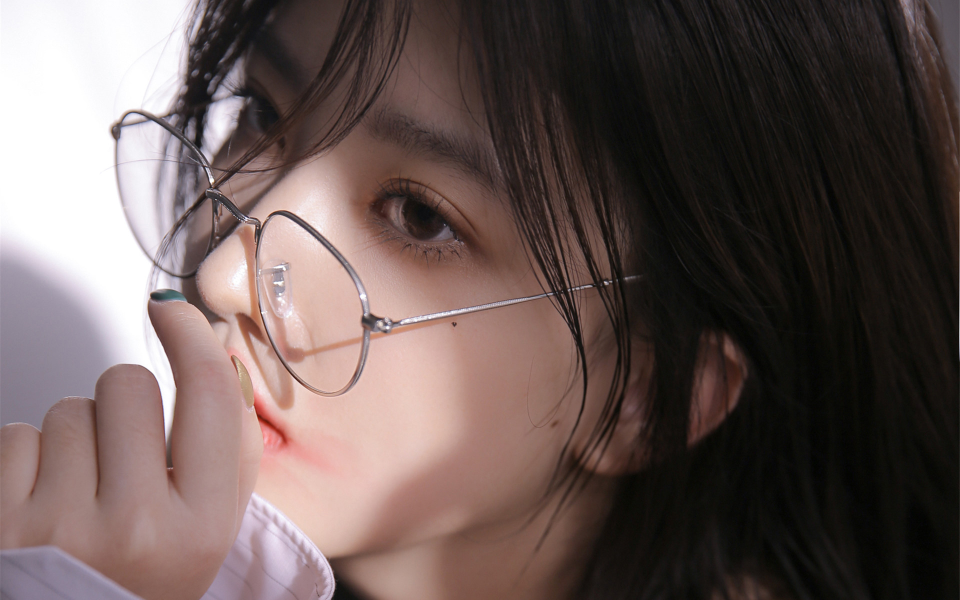
#> input picture img/img.jpg, 1920 x 1200 px (shown at 1/2 size)
$ python -i seg.py   (imports and definitions only)   (older library calls are emulated)
#> lines starting #> are read from the running program, lines starting #| are printed output that depends on the picture
import cv2
import numpy as np
import matplotlib.pyplot as plt
# Step1. 构造VideoCapture对象
# [107 lines left out: functions white_balance, show, show3, not called in this run]


def draw_rec(frame,contours):
    res = frame
    for c in contours:
        if cv2.contourArea(c) > 500:
            x,y,w,h = cv2.boundingRect(c)
            cv2.rectangle(res, (x, y), (x + w, y + h), (0, 0, 255), 1)
    return res
def capture(path,key = 0):
#> called with path = 'img/img.jpg', key = 0
    name = path.split('/')[-1].split('.')[0]
    cap = cv2.VideoCapture(path)
    knn = cv2.createBackgroundSubtractorKNN(detectShadows=True)
    ker = cv2.getStructuringElement(cv2.MORPH_OPEN,(3,3))
    frame_list = []
    th_area = 500
    frame_cnt = 1
    while True :
        ret, frame = cap.read() # 读取视频
#> frame is the input picture: shape (1200, 1920, 3); mean B, G, R 85.5, 88.3, 103.9
        if frame is None:
            break
        frame =cv2.resize(frame,(480,360))      #方便显示
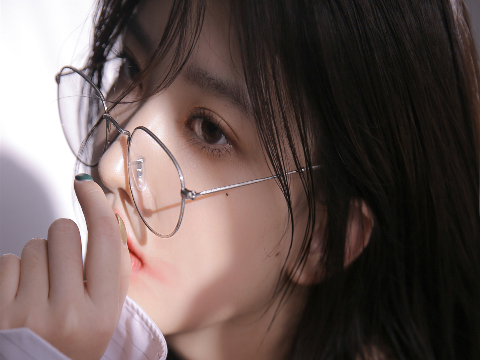
#> frame: shape (360, 480, 3); mean B, G, R 85.4, 88.3, 103.8
        res = cv2.GaussianBlur(frame,(3,3),3)   #高斯滤波预处理
        fgmask = knn.apply(res) # 背景分割
#> fgmask: shape (360, 480); every value is 255
        th = cv2.threshold(fgmask.copy(),244,255,cv2.THRESH_BINARY)[1] #去除阴影
        th = cv2.morphologyEx(th,cv2.MORPH_OPEN,ker) # 开运算预处理
        image,contours,hcy = cv2.findContours(th,cv2.RETR_EXTERNAL,cv2.CHAIN_APPROX_SIMPLE)
#> contours = [[[0, 0], [0, 359], [479, 359], [479, 0]]]; hcy = [[-1, -1, -1, -1]]
        # 获取轮廓
        area_sum = 0
        for i in range(0,len(contours)):
            #print(cv2.contourArea(contours[i]))
            if cv2.contourArea(contours[i]) > 600:
                c = [contours[i]]
                cv2.drawContours(th,c,-1,(255,255,255),cv2.FILLED)
            area_sum += cv2.contourArea(contours[i])
            if 0.01 < area_sum / (480 * 360) < 0.6:
                frame_list.append((th, frame_cnt, cv2.contourArea(contours[i])))
#> this loop made 1 pass
#> (c, area_sum) on pass 1: ([[[0, 0], [0, 359], [479, 359], [479, 0]]], 171961)
#> after the loop, area_sum = 171961; frame_list = []


        frame_rec = draw_rec(res,contours)
#> the loop in draw_rec, `for c in contours:` made 1 pass
#> (c, x, y, w, h) on pass 1: ([[0, 0], [0, 359], [479, 359], [479, 0]], 0, 0, 480, 360)
#> after the loop in draw_rec, `for c in contours:`:
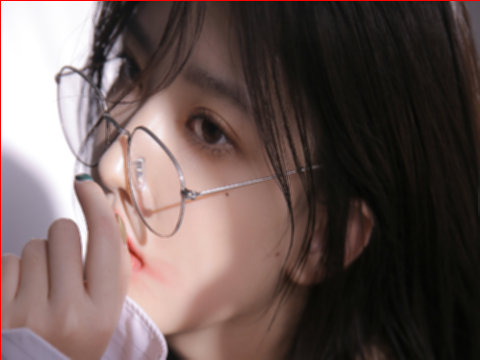
#> res: shape (360, 480, 3); mean B, G, R 84.8, 87.7, 104.4
        imgs = np.hstack([frame_rec,cv2.cvtColor(th,cv2.COLOR_GRAY2BGR)])
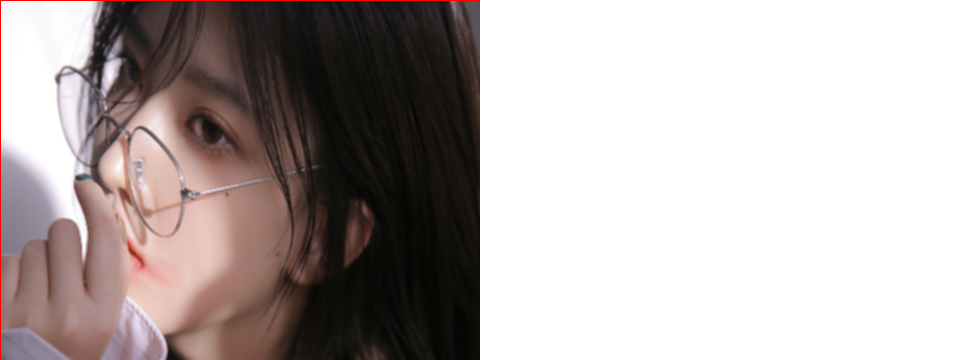
#> imgs: shape (360, 960, 3); mean B, G, R 169.9, 171.3, 179.7
        cv2.imshow("result",imgs)

        frame_cnt += 1
        k = cv2.waitKey(10)
#> (key q is pressed here)
        if k & 0xff == ord('q'):
            break
        if k == 32:
            cv2.imwrite('./result/' + name + '_' + str(frame_cnt) + ".jpg", imgs)
            print('saved')
    cap.release()
    cv2.destroyAllWindows()

    if key == 1:
        image_list_size = len(frame_list)
        for i in range(0, image_list_size):
            for j in range(i + 1, image_list_size):
                if frame_list[i][2] < frame_list[j][2]:
                    frame_list[i], frame_list[j] = frame_list[j], frame_list[i]
        plt.figure('关键帧')
        video_list = []
        for i in range(0, min(image_list_size,20)):
            plt.subplot(4, 5, i + 1).imshow(frame_list[i][0], cmap='gray', interpolation='nearest', aspect='auto')
            plt.title(frame_list[i][1])
            video_list.append((frame_list[i][0],frame_list[i][1]))
            plt.axis('off')

        for i in range(0,len(video_list)):
            for j in range(0,len((video_list))):
                if video_list[i][1] < video_list[j][1]:
                    video_list[i],video_list[j] = video_list[j],video_list[i]
        videoWriter = cv2.VideoWriter('test.avi', cv2.VideoWriter_fourcc('M', 'J', 'P', 'G'), 25, (480, 360), 0)
        for img in video_list:
            videoWriter.write(img[0])
            print(img[1])
        videoWriter.release()
        plt.show()

>>> result = capture('img/img.jpg')
